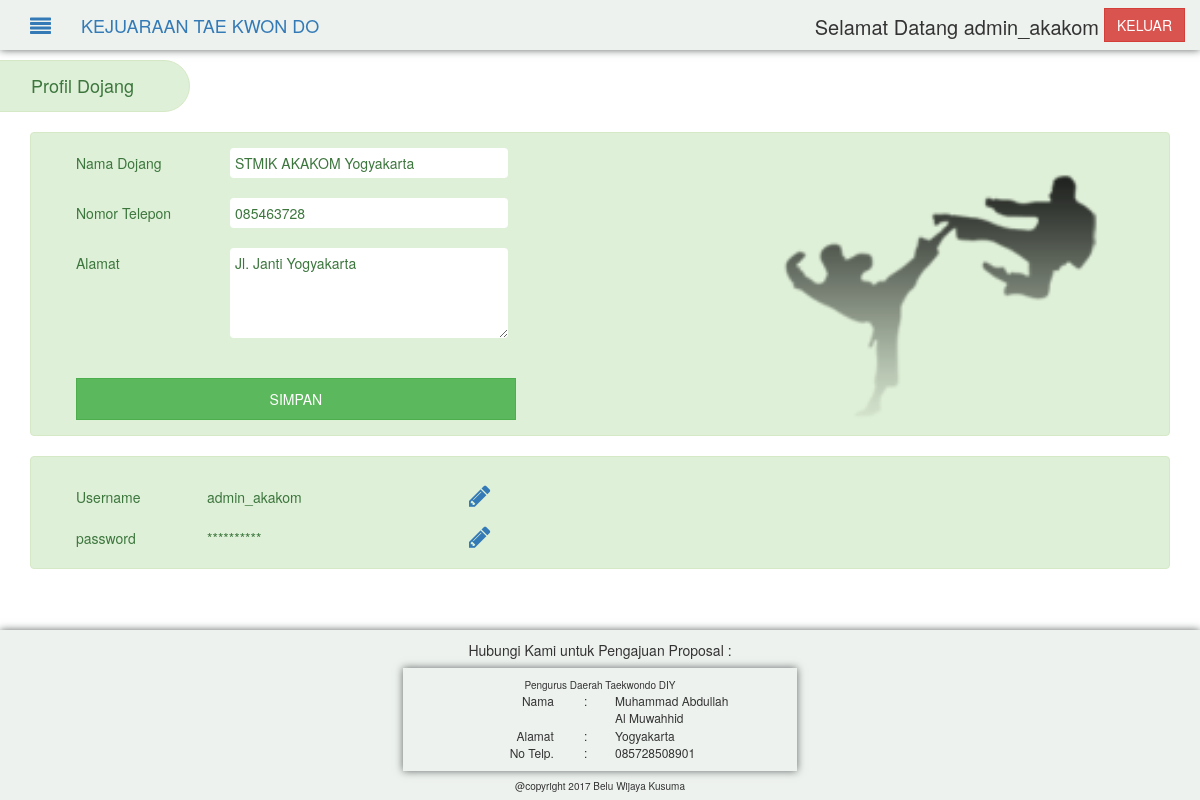
/index.php?p=profil (signed in), run on the app's committed database.
### tables this page shows
CREATE TABLE IF NOT EXISTS `dojang` (
  `id_dojang` int(3) NOT NULL AUTO_INCREMENT,
  `nama_dojang` varchar(200) NOT NULL,
  `tgl_daftar` date NOT NULL,
  `username` varchar(150) NOT NULL,
  `password` varchar(200) NOT NULL,
  `alamat_dojang` text NOT NULL,
  `no_telp` varchar(150) NOT NULL,
  PRIMARY KEY (`id_dojang`)
);

CREATE TABLE IF NOT EXISTS `pengurus_daerah` (
  `id_pengda` int(11) NOT NULL AUTO_INCREMENT,
  `nama` varchar(150) NOT NULL,
  `jk` varchar(30) NOT NULL,
  `alamat` text NOT NULL,
  `telp` varchar(25) NOT NULL,
  `username` varchar(50) NOT NULL,
  `password` varchar(200) NOT NULL,
  PRIMARY KEY (`id_pengda`)
);

### pages/dojang-profil.php (the view, shortened to what this page needs)
<?php
	$id_dojang = $_SESSION['id'];
	$query_dojang = mysqli_query($h, "SELECT * from dojang WHERE id_dojang = '$id_dojang'");
	$data_dojang = mysqli_fetch_assoc($query_dojang);
?>
<main>
	<section class="col-md-12 pad10-top-bot">
		<h4 class=" margin-20-left alert alert-success col-xs-2 tag">Profil Dojang</h4>
		<div class="container">
			<div class="col-md-12 alert alert-success">
				<div class="col-xs-7">
					<form id="form-dojang" action="index.php?p=profil" method="post">
						<aside class="w-100">
							<div class="col-xs-3 marg5-top">
								Nama Dojang
							</div>
							<div class="col-xs-6">
								<input name="nama_dojang" type="text" class="alert pad5 w-100 no-border h-30" value="<?php echo $data_dojang["nama_dojang"] ?>">
							</div>
						</aside>
						<aside class="w-100">
							<div class="col-xs-3 marg5-top">
								Nomor Telepon
							</div>
							<div class="col-xs-6">
								<input name="no_telp" type="text" class="alert pad5 w-100 no-border h-30" value="<?php echo $data_dojang["no_telp"] ?>">
							</div>
						</aside>
						<aside class="w-100">
							<div class="col-xs-3 pad5-top">
								Alamat
							</div>
							<div class="col-xs-6">
								<textarea name="alamat" class="alert pad5 no-border w-100" rows="4"><?php echo $data_dojang["alamat_dojang"] ?></textarea>
							</div>
						</aside>
					</form>
					<div class="col-xs-12 pad5-top">
						<input id="btn-edit-dojang" type="button" class="btn btn-success col-xs-9 marg15-top pad10" name="asd" value="SIMPAN">
					</div>
				</div>
				<div id="bg-pendaftaran" class=" col-xs-5 bg-gambar" style="background-image: url('img/tendang2.png');">
				</div>
			</div>
			<div class="col-md-12 alert alert-success">
				<div class="col-xs-6">
					<aside class="w-100">
						<div class="col-xs-3 marg15-top">
							Username
						</div>
						<div class="col-xs-6 marg15-top">
							<?php echo $data_dojang["username"]; ?>
						</div>
						<div class="col-xs-2 marg5-top">
							<a href="#" id="btn-edit-username" class="font-big"><i class="fa fa-pencil" aria-hidden="true"></i></a>
						</div>
					</aside>
					<aside class="w-100">
						<div class="col-xs-3 marg15-top">
							password
						</div>
						<div class="col-xs-6 marg15-top">
							**********
						</div>
						<div class="col-xs-2 marg5-top">
							<a href="#" id="btn-edit-password" class="font-big"><i class="fa fa-pencil" aria-hidden="true"></i></a>
						</div>
					</aside>
				</div>
				<div class=" col-xs-6">
				</div>
			</div>
		</div>
	</section>
</main>

### include/footer.php
<div class="w-100 bg-header bayang pad10">
  <?php
    if(!isset($_SESSION["tag"]) || (isset($_SESSION["tag"]) && $_SESSION["tag"]!="PENGDA")){
      $query_pengda =  mysqli_query($h, "SELECT * from pengurus_daerah");
      $data_pengda = mysqli_fetch_assoc($query_pengda);
      echo "<div class='tengah-text'>Hubungi Kami untuk Pengajuan Proposal : </div>";
      ?>
        <div class="col-xs-4 col-xs-offset-4 bayang pad10 marg8-top">
          <section class="w-100 tengah-text font-10">
            Pengurus Daerah Taekwondo DIY
          </section>
          <div class="font-12">
            <section class="w-100 ">
              <div class="col-xs-5 kanan-text">
                Nama
              </div>
              <div class="col-xs-1">
                :
              </div>
              <div class="col-xs-5">
                <?php echo $data_pengda["nama"] ?>
              </div>
            </section>
            <section class="w-100">
              <div class="col-xs-5 kanan-text">
                Alamat
              </div>
              <div class="col-xs-1">
                :
              </div>
              <div class="col-xs-6">
                <?php echo $data_pengda["alamat"] ?>
              </div>
            </section>
            <section class="w-100">
              <div class="col-xs-5 kanan-text">
                No Telp.
              </div>
              <div class="col-xs-1">
                :
              </div>
              <div class="col-xs-6">
                <?php echo $data_pengda["telp"] ?>
              </div>
            </section>
          </div>
        </div>
      <?php
    }
   ?>
  <div class="w-100 tengah-text font-10 marg8-top">
    @copyright 2017 Belu Wijaya Kusuma
  </div>
</div>

### css/style.css (style rules this page uses)
a { outline: 0px; }
.no-border { border: none; }
.tengah-text { text-align: center; }
.kanan-text { text-align: right; }
.bg-header { background-color:#EDF2EE; }
.marg5-top { margin-top:5px; }
.marg8-top { margin-top:8px; }
.marg15-top { margin-top:15px; }
.pad5-top { padding-top:5px; }
.pad10 { padding : 10px; }
.pad5 { padding : 5px; }
.pad10-top-bot { padding-top:10; padding-bottom:10; }
.h-30 { height:30px; }
.margin-20-left { margin-left: -20px; }
.tag { padding-left:35px; border-top-right-radius: 2em; border-bottom-right-radius: 2em; }
.font-big { font-size: 25px; }
.font-10 { font-size: 10px; }
.font-12 { font-size: 12px; }
.w-100, .w-30, .w-50, .w-1, .w-10, .w-15, .w-20, .w-12, .w-80, .w-75 { float : left; }
.w-100 { width:100%; }
.bayang { -moz-box-shadow : 0px 0.01px 8px #636968; -webkit-box-shadow : 0px 0.01px 8px #636968; box-shadow: 0px 0.01px 8px #636968; }
.bg-gambar { -webkit-background-size: 100%; -moz-background-size: 100%; -o-background-size: 100%; background-size: 100%; -webkit-background-size: cover; -moz-background-size: cover; -o-background-size: cover; background-size: cover; background-attachment: relative; background-position: center; }

### data on the page
dojang: nama_dojang "STMIK AKAKOM Yogyakarta", no_telp "085463728", alamat "Jl. Janti Yogyakarta", username "admin_akakom"
pengurus_daerah: nama "Muhammad Abdullah Al Muwahhid", alamat "Yogyakarta", telp "085728508901"

### other printed values
$_SESSION['username'] "admin_akakom"
